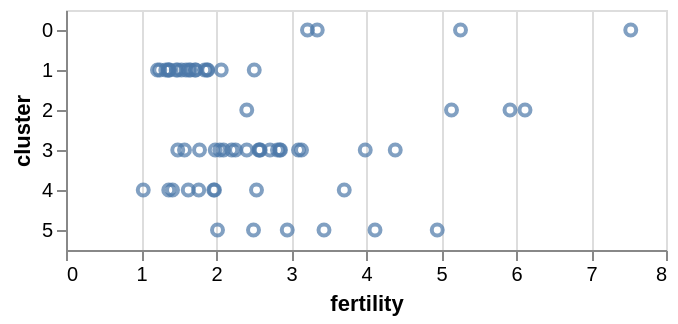

Notebook source saved alongside this figure:
### Markdown cell above
### Y

The `y` encoding channel sets a mark's vertical position (y-coordinate). Here we've added the `cluster` field using an ordinal (`O`) data type. The result is a discrete axis that includes a sized band, with a default step size, for each unique value:

### Code cell
alt.Chart(data2000).mark_point().encode(
    alt.X('fertility:Q'),
    alt.Y('cluster:O')
)

### Figure 1 — Vega-Lite specification as saved in the notebook (floating-point values rounded to 4 significant figures)
{"config": {"view": {"continuousWidth": 300, "continuousHeight": 300}}, "data": {"name": "data-bc091f26dcbfed41e77a4db283369a07"}, "mark": {"type": "point"}, "encoding": {"x": {"field": "fertility", "type": "quantitative"}, "y": {"field": "cluster", "type": "ordinal"}}, "$schema": "https://vega.github.io/schema/vega-lite/v6.1.0.json", "datasets": {"data-bc091f26dcbfed41e77a4db283369a07": [{"year": 2000, "country": "Afghanistan", "cluster": 0, "pop": 19542982, "life_expect": 54.73, "fertility": 7.53}, {"year": 2000, "country": "Argentina", "cluster": 3, "pop": 37070774, "life_expect": 74.22, "fertility": 2.59}, {"year": 2000, "country": "Australia", "cluster": 4, "pop": 19017963, "life_expect": 79.72, "fertility": 1.77}, {"year": 2000, "country": "Austria", "cluster": 1, "pop": 8010428, "life_expect": 78.49, "fertility": 1.36}, {"year": 2000, "country": "Bahamas", "cluster": 3, "pop": 325014, "life_expect": 71.25, "fertility": 2.1}, {"year": 2000, "country": "Bangladesh", "cluster": 0, "pop": 129193327, "life_expect": 65.47, "fertility": 3.22}, {"year": 2000, "country": "Barbados", "cluster": 3, "pop": 264657, "life_expect": 74.74, "fertility": 1.78}, {"year": 2000, "country": "Belgium", "cluster": 1, "pop": 10264343, "life_expect": 78.04, "fertility": 1.66}, {"year": 2000, "country": "Bolivia", "cluster": 3, "pop": 8592656, "life_expect": 66.53, "fertility": 3.99}, {"year": 2000, "country": "Brazil", "cluster": 3, "pop": 175873720, "life_expect": 71.18, "fertility": 2.26}, {"year": 2000, "country": "Canada", "cluster": 3, "pop": 30683313, "life_expect": 79.36, "fertility": 1.49}, {"year": 2000, "country": "Chile", "cluster": 3, "pop": 15351799, "life_expect": 76.93, "fertility": 1.99}, {"year": 2000, "country": "China", "cluster": 4, "pop": 1264099069, "life_expect": 71.33, "fertility": 1.63}, {"year": 2000, "country": "Colombia", "cluster": 3, "pop": 39215135, "life_expect": 74.23, "fertility": 2.57}, {"year": 2000, "country": "Costa Rica", "cluster": 3, "pop": 3979193, "life_expect": 77.9, "fertility": 2.41}, {"year": 2000, "country": "Croatia", "cluster": 1, "pop": 4548434, "life_expect": 74.65, "fertility": 1.47}, {"year": 2000, "country": "Cuba", "cluster": 3, "pop": 11105791, "life_expect": 77.01, "fertility": 1.58}, {"year": 2000, "country": "Dominican Republic", "cluster": 3, "pop": 8540791, "life_expect": 73.66, "fertility": 2.86}, {"year": 2000, "country": "Ecuador", "cluster": 3, "pop": 12626507, "life_expect": 74.46, "fertility": 3.1}, {"year": 2000, "country": "Egypt", "cluster": 5, "pop": 71371371, "life_expect": 68.54, "fertility": 3.44}, {"year": 2000, "country": "El Salvador", "cluster": 3, "pop": 5958482, "life_expect": 73.07, "fertility": 3.14}, {"year": 2000, "country": "Finland", "cluster": 1, "pop": 5176209, "life_expect": 78.04, "fertility": 1.73}, {"year": 2000, "country": "France", "cluster": 1, "pop": 58665453, "life_expect": 79.19, "fertility": 1.88}, {"year": 2000, "country": "Georgia", "cluster": 1, "pop": 4265172, "life_expect": 70.68, "fertility": 1.6}, {"year": 2000, "country": "Germany", "cluster": 1, "pop": 81551677, "life_expect": 78.39, "fertility": 1.38}, {"year": 2000, "country": "Greece", "cluster": 1, "pop": 11038109, "life_expect": 78.44, "fertility": 1.33}, {"year": 2000, "country": "Grenada", "cluster": 3, "pop": 107432, "life_expect": 71.97, "fertility": 2.58}, {"year": 2000, "country": "Haiti", "cluster": 3, "pop": 8360225, "life_expect": 57.43, "fertility": 4.39}, {"year": 2000, "country": "Hong Kong, China", "cluster": 4, "pop": 6731195, "life_expect": 80.75, "fertility": 1.03}, {"year": 2000, "country": "Iceland", "cluster": 1, "pop": 281462, "life_expect": 80.35, "fertility": 2.07}, {"year": 2000, "country": "India", "cluster": 0, "pop": 1059633675, "life_expect": 62.94, "fertility": 3.35}, {"year": 2000, "country": "Indonesia", "cluster": 4, "pop": 214072421, "life_expect": 67.24, "fertility": 2.54}, {"year": 2000, "country": "Iran", "cluster": 5, "pop": 65544383, "life_expect": 71.94, "fertility": 2.02}, {"year": 2000, "country": "Iraq", "cluster": 5, "pop": 24628858, "life_expect": 68.64, "fertility": 4.95}, {"year": 2000, "country": "Ireland", "cluster": 1, "pop": 3768950, "life_expect": 76.77, "fertility": 1.89}, {"year": 2000, "country": "Israel", "cluster": 5, "pop": 6116958, "life_expect": 78.87, "fertility": 2.95}, {"year": 2000, "country": "Italy", "cluster": 1, "pop": 56966397, "life_expect": 79.64, "fertility": 1.25}, {"year": 2000, "country": "Jamaica", "cluster": 3, "pop": 2612205, "life_expect": 74.64, "fertility": 2.21}, {"year": 2000, "country": "Japan", "cluster": 4, "pop": 126803861, "life_expect": 81.57, "fertility": 1.37}, {"year": 2000, "country": "Kenya", "cluster": 2, "pop": 30851606, "life_expect": 54.83, "fertility": 5.14}, {"year": 2000, "country": "Lebanon", "cluster": 5, "pop": 4320642, "life_expect": 74.82, "fertility": 2.5}, {"year": 2000, "country": "Mexico", "cluster": 3, "pop": 97873442, "life_expect": 74.21, "fertility": 2.72}, {"year": 2000, "country": "Netherlands", "cluster": 1, "pop": 15899135, "life_expect": 78.28, "fertility": 1.72}, {"year": 2000, "country": "New Zealand", "cluster": 4, "pop": 3855266, "life_expect": 78.39, "fertility": 1.98}, {"year": 2000, "country": "Nigeria", "cluster": 2, "pop": 122851984, "life_expect": 54.63, "fertility": 6.12}, {"year": 2000, "country": "North Korea", "cluster": 4, "pop": 23367059, "life_expect": 63.9, "fertility": 1.97}, {"year": 2000, "country": "Norway", "cluster": 1, "pop": 4491202, "life_expect": 78.9, "fertility": 1.85}, {"year": 2000, "country": "Pakistan", "cluster": 0, "pop": 154369924, "life_expect": 61.04, "fertility": 5.26}, {"year": 2000, "country": "Peru", "cluster": 3, "pop": 26654439, "life_expect": 74.61, "fertility": 2.85}, {"year": 2000, "country": "Philippines", "cluster": 4, "pop": 77958223, "life_expect": 70.31, "fertility": 3.71}, {"year": 2000, "country": "Poland", "cluster": 1, "pop": 38504431, "life_expect": 73.9, "fertility": 1.37}, {"year": 2000, "country": "Portugal", "cluster": 1, "pop": 10300626, "life_expect": 76.84, "fertility": 1.54}, {"year": 2000, "country": "Rwanda", "cluster": 2, "pop": 8109989, "life_expect": 50.51, "fertility": 5.92}, {"year": 2000, "country": "Saudi Arabia", "cluster": 5, "pop": 21547390, "life_expect": 70.37, "fertility": 4.12}, {"year": 2000, "country": "South Africa", "cluster": 2, "pop": 46813266, "life_expect": 55.58, "fertility": 2.41}, {"year": 2000, "country": "South Korea", "cluster": 4, "pop": 46788591, "life_expect": 76.34, "fertility": 1.42}, {"year": 2000, "country": "Spain", "cluster": 1, "pop": 40741651, "life_expect": 79.47, "fertility": 1.22}, {"year": 2000, "country": "Switzerland", "cluster": 1, "pop": 7182059, "life_expect": 80.3, "fertility": 1.49}, {"year": 2000, "country": "Turkey", "cluster": 1, "pop": 64113547, "life_expect": 74.73, "fertility": 2.51}, {"year": 2000, "country": "United Kingdom", "cluster": 1, "pop": 58850043, "life_expect": 77.97, "fertility": 1.64}, {"year": 2000, "country": "United States", "cluster": 3, "pop": 282398554, "life_expect": 77.03, "fertility": 2.05}, {"year": 2000, "country": "Venezuela", "cluster": 3, "pop": 24427729, "life_expect": 74.17, "fertility": 2.82}]}}
